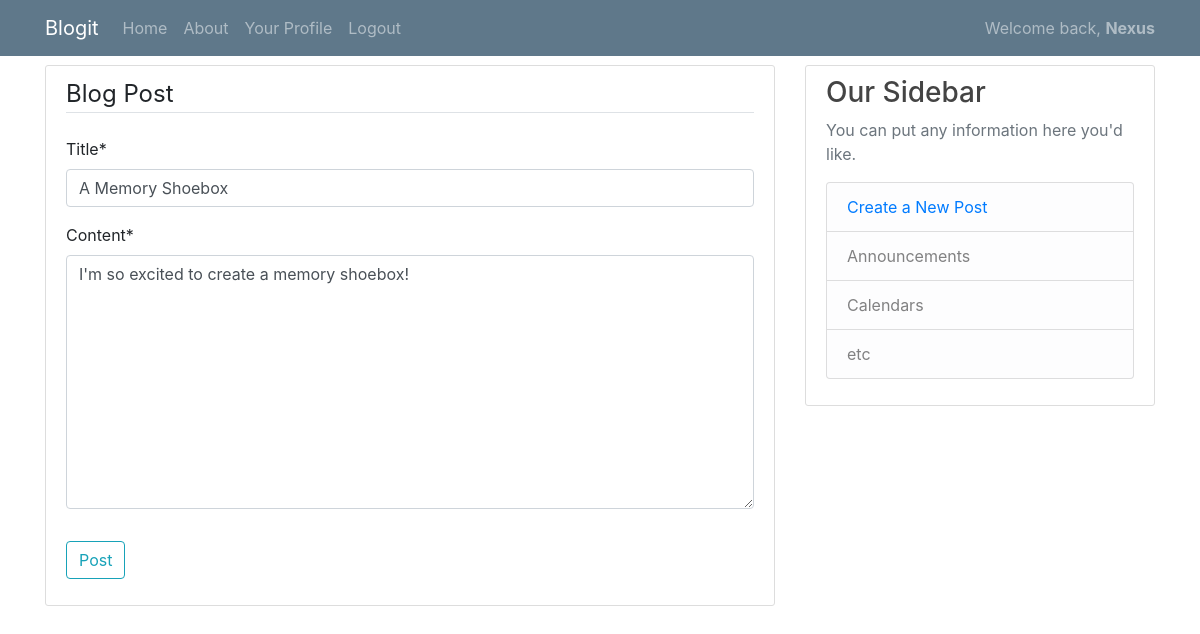
Page /post/2/update/ (signed in) on the committed database.
### main_app/models.py (models this page shows, shortened)
class Post(models.Model):
    title = models.CharField(max_length=64)
    content = models.TextField()
    date_posted = models.DateTimeField(default=timezone.now)
    author = models.ForeignKey(User, on_delete=models.CASCADE)

### main_app/views.py (the view, shortened to what this page needs)
# urls.py: path("post/<int:pk>/update/", views.PostUpdateView.as_view(), name='post-update'),
class PostUpdateView(LoginRequiredMixin, UserPassesTestMixin, UpdateView):
    model = Post
    fields = ['title', 'content']
    def test_func(self):
        post = self.get_object()
        return self.request.user == post.author

### main_app/templates/main_app/post_form.html (shortened to what this page needs)
{% extends 'main_app/base.html' %}
{% load crispy_forms_tags %}
{% block content_block %}
    <div class="content-section">
        <form method="POST">
            <fieldset class="form-group">
                <legend class="border-bottom mb-4">Blog Post</legend>
                {{ form|crispy }}
            </fieldset>
            <div class="form-group">
                <button type="submit" class="btn btn-outline-info">Post</button>
            </div>
        </form>
    </div>
{% endblock content_block %}

### main_app/templates/main_app/base.html (shortened to what this page needs)
{% load static %}
<!DOCTYPE html>
<html lang="en">
<head>
    <link rel="stylesheet" type="text/css" href="{% static 'main_app/main.css' %}">
    <link rel="stylesheet" href="https://cdn.jsdelivr.net/npm/bootstrap@4.5.3/dist/css/bootstrap.min.css">
</head>
<body>
    <nav class="navbar navbar-expand-md navbar-dark bg-steel fixed-top">
        <div class="container">
            <a class="navbar-brand" href="{% url 'blog-home' %}">Blogit</a>
            <div class="collapse navbar-collapse" id="navbarToggle">
                <div class="navbar-nav mr-auto">
                    <a class="nav-item nav-link" href="{% url 'blog-home' %}">Home</a>
                    <a class="nav-item nav-link" href="{% url 'blog-about' %}">About</a>
                    {% if user.is_authenticated %}
                    <a class="nav-item nav-link" href="{% url 'profile' %}">Your Profile</a>
                    <a class="nav-item nav-link" href="{% url 'logout' %}">Logout</a>
                    {% endif %}
                </div>
                <div class="navbar-nav">
                    {% if not user.is_authenticated %}
                    <a class="nav-item nav-link" href="{% url 'login' %}">Login</a>
                    <a class="nav-item nav-link" href="{% url 'register' %}">Register</a>
                    {% else %}
                    <div class="nav-item" style="margin:auto;color:rgba(255,255,255,.5)">Welcome back, <b>{{user|title}}</b></div>
                    {% endif %}
                </div>
            </div>
        </div>
    </nav>
    <main role="main" class="container main-block">
      <div class="row">
        <div class="col-md-8">
            {% block content_block %}
            {% endblock content_block %}
        </div>
        <div class="col-md-4">
          <div class="content-section">
            <h3>Our Sidebar</h3>
            <p class='text-muted'>You can put any information here you'd like.
              <ul class="list-group">
              <li class="list-group-item list-group-item-light"><a href="{% url 'post-create' %}">Create a New Post</a></li>
                <li class="list-group-item list-group-item-light">Announcements</li>
                <li class="list-group-item list-group-item-light">Calendars</li>
                <li class="list-group-item list-group-item-light">etc</li>
              </ul>
            </p>
          </div>
        </div>
      </div>
    </main>
</body>
</html>

### main_app/static/main_app/main.css (style rules this page uses)
body { background: #fafafa; color: #333333; margin-top: 5rem; }
h1, h2, h3, h4, h5, h6 { color: #444444; }
ul { margin: 0; }
.bg-steel { background-color: #5f788a; }
.content-section { background: #ffffff; padding: 10px 20px; border: 1px solid #dddddd; border-radius: 3px; margin-bottom: 20px; }
.main-block { padding-top: 65px; }

### rows in the picture
Post: title "A Memory Shoebox", content "I'm so excited to create a memory shoebox!"

### other values in the picture
{{ user|title }} "Nexus"
